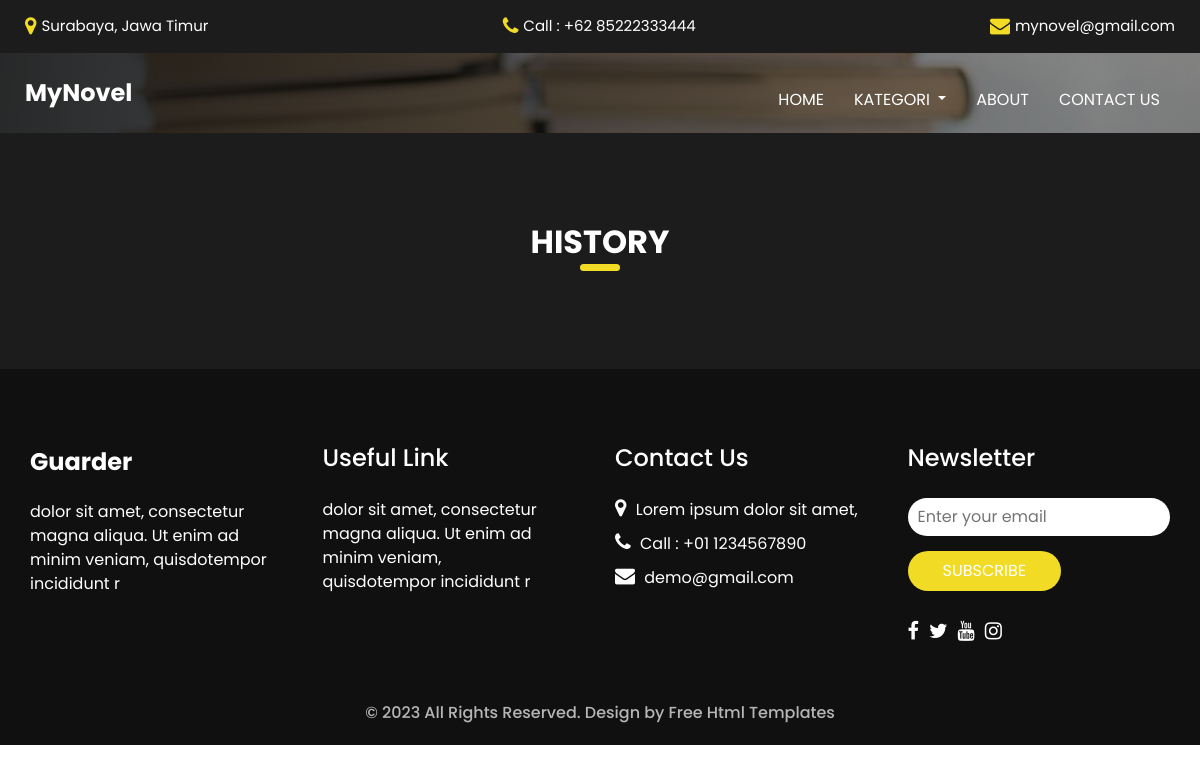
/history.php, run on an earlier commit of the app's database.
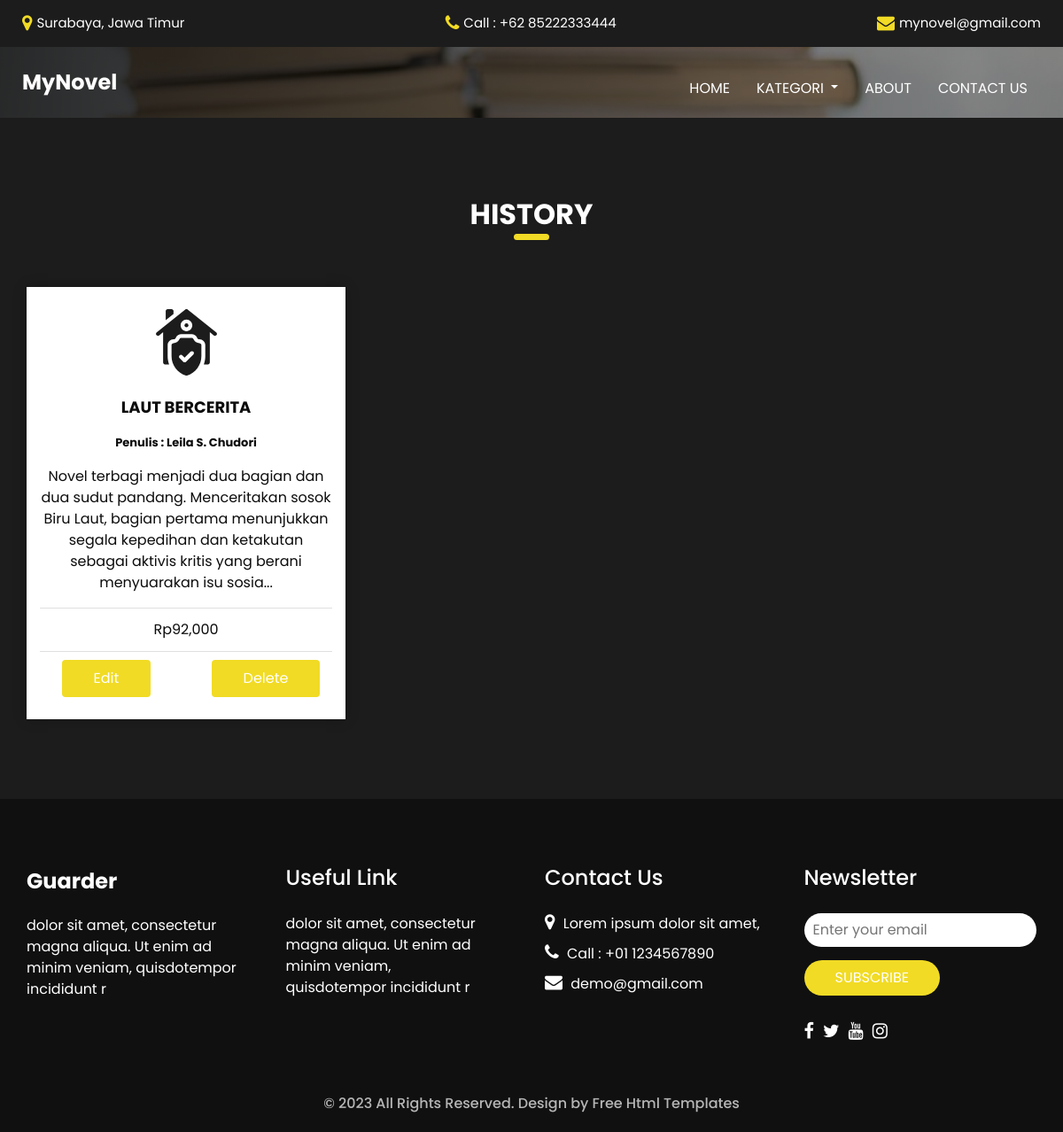
And on a later commit of the database.
### tables this page shows
CREATE TABLE `novel` (
  `id_novel` int(11) NOT NULL,
  `id_kategori` int(11) NOT NULL,
  `id_penulis` int(11) NOT NULL,
  `judul` varchar(255) NOT NULL,
  `ket` text NOT NULL,
  `harga` int(11) NOT NULL
);

CREATE TABLE `penulis` (
  `id_penulis` int(11) NOT NULL,
  `nama_penulis` varchar(255) NOT NULL
);

### history.php (the view, shortened to what the changed rows need)
<!DOCTYPE html>
<html>
<head>
    <link rel="stylesheet" type="text/css" href="css/bootstrap.css" />
    <link href="css/style.css" rel="stylesheet" />
    <link href="css/responsive.css" rel="stylesheet" />
</head>
<body class="sub_page">
    <section class="service_section layout_padding ">
        <div class="container">
            <div class="heading_container heading_center">
                <h2>
                    History
                </h2>
            </div>
            <div class="row">
                <?php
                include "back-end/connection.php";
                $novel = mysqli_query($connection, "SELECT * FROM novel JOIN penulis ON novel.id_penulis = penulis.id_penulis JOIN kategori ON novel.id_kategori = kategori.id_kategori WHERE novel.id_kategori = 3");
                foreach ($novel as $key => $novel1) {
                ?>
                    <div class="col-md-4">
                        <div class="box ">
                            <div class="img-box">
                            </div>
                            <div class="detail-box">
                                <h6>
                                    <?php echo $novel1["judul"]; ?>
                                </h6>
                                <p style="font-weight: bold; font-size:small">
                                    Penulis : <?php echo $novel1["nama_penulis"]; ?>
                                </p>
                                <p>
                                    <?php
                                    echo substr($novel1["ket"], 0, 200) . "...";
                                    ?>
                                </p>
                                <ul class="list-group list-group-flush">
                                    <li class="list-group-item">Rp<?php echo number_format($novel1["harga"]); ?></li>
                                </ul>
                                <div class="row">
                                    <div class="col">
                                        <a href="edit_novel.php?id_novel=<?php echo $novel1["id_novel"] ?>" class="btn">Edit</a>
                                    </div>
                                    <div class="col">
                                        <a href="back-end/proses_delete_novel.php?id_novel=<?php echo $novel1["id_novel"] ?>" class="btn" onclick="return confirm('Are you sure you want to delete this item?');">Delete</a>
                                    </div>
                                </div>
                            </div>
                        </div>
                    </div>
                <?php } ?>
            </div>
        </div>
    </section>
</body>
</html>

What changed in the data, as far as the page shows it:
added novel: judul "LAUT BERCERITA", id_penulis.nama_penulis "Leila S. Chudori", ket "Novel terbagi menjadi dua bagian dan dua sudut pandang. Menceritakan sosok Biru Laut, bagian pertama menunjukkan segala kepedihan dan ketakutan sebagai aktivis kritis yang berani menyuarakan isu sosia", harga "92,000"
